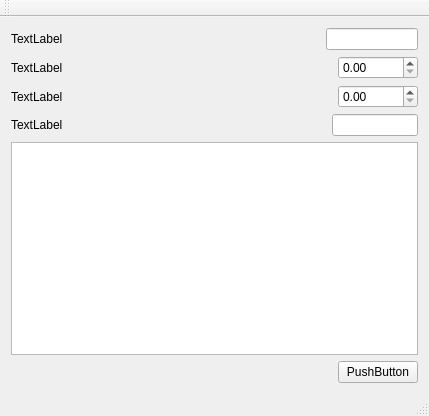
<?xml version="1.0" encoding="UTF-8"?>
<ui version="4.0">
 <class>MainWindow</class>
 <widget class="QMainWindow" name="MainWindow">
  <property name="geometry">
   <rect>
    <x>0</x>
    <y>0</y>
    <width>429</width>
    <height>416</height>
   </rect>
  </property>
  <property name="windowTitle">
   <string>MainWindow</string>
  </property>
  <widget class="QWidget" name="centralWidget">
   <layout class="QGridLayout" name="gridLayout">
    <item row="0" column="0">
     <widget class="QLabel" name="equationLabel">
      <property name="text">
       <string>TextLabel</string>
      </property>
     </widget>
    </item>
    <item row="0" column="1">
     <spacer name="horizontalSpacer">
      <property name="orientation">
       <enum>Qt::Horizontal</enum>
      </property>
      <property name="sizeHint" stdset="0">
       <size>
        <width>227</width>
        <height>20</height>
       </size>
      </property>
     </spacer>
    </item>
    <item row="0" column="2" colspan="3">
     <widget class="QLineEdit" name="equationLineEdit"/>
    </item>
    <item row="1" column="0">
     <widget class="QLabel" name="lowIntegrLimitLabel">
      <property name="text">
       <string>TextLabel</string>
      </property>
     </widget>
    </item>
    <item row="1" column="1" colspan="3">
     <spacer name="horizontalSpacer_2">
      <property name="orientation">
       <enum>Qt::Horizontal</enum>
      </property>
      <property name="sizeHint" stdset="0">
       <size>
        <width>275</width>
        <height>20</height>
       </size>
      </property>
     </spacer>
    </item>
    <item row="1" column="4">
     <widget class="QDoubleSpinBox" name="lowIntegrLimitDoubleSpinBox"/>
    </item>
    <item row="2" column="0">
     <widget class="QLabel" name="highIntegrLimitLabel">
      <property name="text">
       <string>TextLabel</string>
      </property>
     </widget>
    </item>
    <item row="2" column="1" colspan="3">
     <spacer name="horizontalSpacer_3">
      <property name="orientation">
       <enum>Qt::Horizontal</enum>
      </property>
      <property name="sizeHint" stdset="0">
       <size>
        <width>275</width>
        <height>20</height>
       </size>
      </property>
     </spacer>
    </item>
    <item row="2" column="4">
     <widget class="QDoubleSpinBox" name="highIntegrLimitDoubleSpinBox"/>
    </item>
    <item row="3" column="0">
     <widget class="QLabel" name="iterationCountLabel">
      <property name="text">
       <string>TextLabel</string>
      </property>
     </widget>
    </item>
    <item row="3" column="1" colspan="2">
     <spacer name="horizontalSpacer_5">
      <property name="orientation">
       <enum>Qt::Horizontal</enum>
      </property>
      <property name="sizeHint" stdset="0">
       <size>
        <width>312</width>
        <height>20</height>
       </size>
      </property>
     </spacer>
    </item>
    <item row="3" column="3" colspan="2">
     <widget class="QLineEdit" name="iterationCountLineEdit"/>
    </item>
    <item row="4" column="0" colspan="5">
     <widget class="QGraphicsView" name="graphicsView"/>
    </item>
    <item row="5" column="0" colspan="4">
     <spacer name="horizontalSpacer_4">
      <property name="orientation">
       <enum>Qt::Horizontal</enum>
      </property>
      <property name="sizeHint" stdset="0">
       <size>
        <width>327</width>
        <height>20</height>
       </size>
      </property>
     </spacer>
    </item>
    <item row="5" column="4">
     <widget class="QPushButton" name="calcPushButton">
      <property name="text">
       <string>PushButton</string>
      </property>
     </widget>
    </item>
   </layout>
  </widget>
  <widget class="QMenuBar" name="menuBar">
   <property name="geometry">
    <rect>
     <x>0</x>
     <y>0</y>
     <width>429</width>
     <height>21</height>
    </rect>
   </property>
  </widget>
  <widget class="QToolBar" name="mainToolBar">
   <attribute name="toolBarArea">
    <enum>TopToolBarArea</enum>
   </attribute>
   <attribute name="toolBarBreak">
    <bool>false</bool>
   </attribute>
  </widget>
  <widget class="QStatusBar" name="statusBar"/>
 </widget>
 <layoutdefault spacing="6" margin="11"/>
 <resources/>
 <connections/>
</ui>
